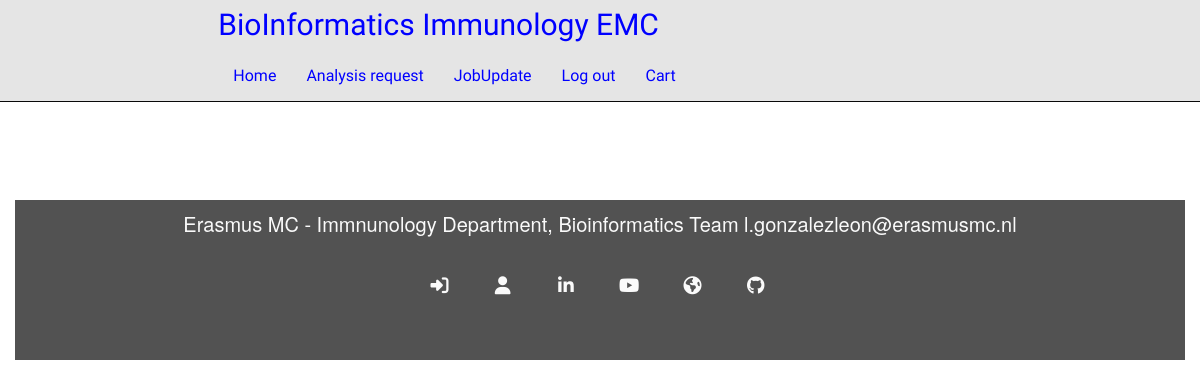
Before: /lab/job_updated/ (signed in) with the older database file.
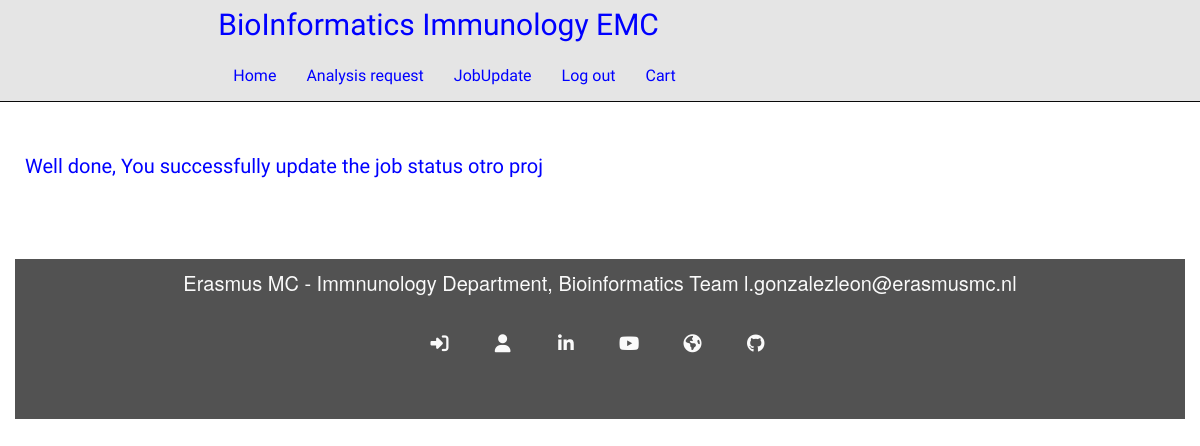
After: the same page with the newer database file.
### requestform/models.py (models this page shows, shortened)
class Jobs(models.Model):
    HIGH = 'high'
    MID = 'mid'
    LOW = 'low'
    NONE = 'none'
    PRIORITY_CHOICES = [
        (HIGH, 'high'),
        (MID, 'mid'),
        (LOW, 'low'),
        (NONE, 'none'),
    ]
    job_name = models.CharField('title for the request job', max_length=50)
    usuario = models.ForeignKey(User, on_delete=models.CASCADE)
    priority_status = models.CharField(max_length=5, choices=PRIORITY_CHOICES, default=NONE)
    subject = models.CharField('short summary of the project subject', max_length=200)
    research_question = models.CharField(max_length=200)
    sample_number = models.IntegerField()
    expectations = models.CharField('what you expect from the analysis', max_length=200)
    deadline = models.DateField(blank=True, null=True)
    data_type = models.CharField('DNA, RNA, miRNAs, scRNA others', max_length=10)
    alignment = models.BooleanField(blank=False)
    annotation = models.BooleanField(blank=False)
    de_analysis = models.CharField('Differential expression',max_length=100)
    other_analysis = models.CharField(max_length=200)
    detailed_question = models.TextField(blank=False)
    detailed_summary = models.TextField(blank=False)
    other_info = models.TextField(blank=True)
    is_payed = models.BooleanField(default=False, editable=False)

### lab/views.py (the view)
# urls.py: path('job_updated/', views.job_updated, name='job_updated'),
def job_updated(request):
    jobs = Jobs.objects.filter(is_payed=False, usuario=request.user)
    return render(request, 'job_update_submited.html', {'jobs': jobs})

### lab/templates/lab/job_update_submited.html (shortened to what this page needs)
{% extends "index.html" %}
{%  load staticfiles %}
{% load static from staticfiles %}
{% load bootstrap_tags %}
{% block content %}
<div class="success-text">
    {% for job in jobs %}
	    <p>
	    Well done, You successfully update the job status {{ job.job_name }}
	    </p>
    {% endfor %}
</div>
{% endblock %}

Changed rows visible on the page:
added Jobs: job_name "otro proj"
